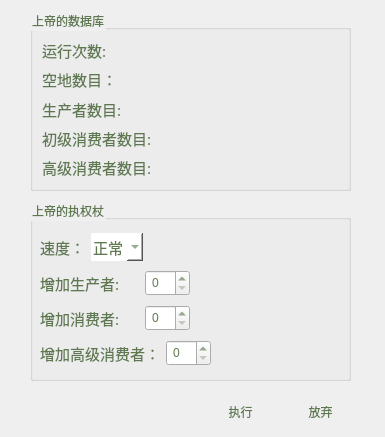
<?xml version="1.0" encoding="UTF-8"?>
<ui version="4.0">
 <class>SettingDialog</class>
 <widget class="QDialog" name="SettingDialog">
  <property name="geometry">
   <rect>
    <x>0</x>
    <y>0</y>
    <width>385</width>
    <height>437</height>
   </rect>
  </property>
  <property name="windowTitle">
   <string>Dialog</string>
  </property>
  <widget class="QGroupBox" name="groupBox">
   <property name="geometry">
    <rect>
     <x>30</x>
     <y>10</y>
     <width>321</width>
     <height>181</height>
    </rect>
   </property>
   <property name="styleSheet">
    <string notr="true">font: 12pt &quot;黑体&quot;;
color: rgb(94, 121, 80);</string>
   </property>
   <property name="title">
    <string>上帝的数据库</string>
   </property>
   <layout class="QVBoxLayout" name="verticalLayout">
    <item>
     <layout class="QHBoxLayout" name="horizontalLayout_8">
      <item>
       <widget class="QLabel" name="runLable">
        <property name="font">
         <font>
          <family>黑体</family>
          <pointsize>11</pointsize>
          <weight>50</weight>
          <italic>false</italic>
          <bold>false</bold>
         </font>
        </property>
        <property name="toolTip">
         <string>&lt;html&gt;&lt;head/&gt;&lt;body&gt;&lt;p&gt;run times&lt;/p&gt;&lt;/body&gt;&lt;/html&gt;</string>
        </property>
        <property name="styleSheet">
         <string notr="true">font: 11pt &quot;黑体&quot;;</string>
        </property>
        <property name="text">
         <string>运行次数:</string>
        </property>
       </widget>
      </item>
      <item>
       <widget class="QLabel" name="runShow">
        <property name="styleSheet">
         <string notr="true">font: 11pt &quot;黑体&quot;;</string>
        </property>
        <property name="text">
         <string/>
        </property>
       </widget>
      </item>
      <item>
       <spacer name="horizontalSpacer_5">
        <property name="orientation">
         <enum>Qt::Horizontal</enum>
        </property>
        <property name="sizeHint" stdset="0">
         <size>
          <width>40</width>
          <height>20</height>
         </size>
        </property>
       </spacer>
      </item>
     </layout>
    </item>
    <item>
     <layout class="QHBoxLayout" name="horizontalLayout">
      <item>
       <widget class="QLabel" name="nothingLabel">
        <property name="font">
         <font>
          <family>黑体</family>
          <pointsize>11</pointsize>
          <weight>50</weight>
          <italic>false</italic>
          <bold>false</bold>
         </font>
        </property>
        <property name="toolTip">
         <string>&lt;html&gt;&lt;head/&gt;&lt;body&gt;&lt;p&gt;empty number&lt;/p&gt;&lt;/body&gt;&lt;/html&gt;</string>
        </property>
        <property name="styleSheet">
         <string notr="true">font: 11pt &quot;黑体&quot;;</string>
        </property>
        <property name="text">
         <string>空地数目：</string>
        </property>
       </widget>
      </item>
      <item>
       <widget class="QLabel" name="nothingShow">
        <property name="styleSheet">
         <string notr="true">font: 11pt &quot;黑体&quot;;</string>
        </property>
        <property name="text">
         <string/>
        </property>
       </widget>
      </item>
      <item>
       <spacer name="horizontalSpacer_6">
        <property name="orientation">
         <enum>Qt::Horizontal</enum>
        </property>
        <property name="sizeHint" stdset="0">
         <size>
          <width>40</width>
          <height>20</height>
         </size>
        </property>
       </spacer>
      </item>
     </layout>
    </item>
    <item>
     <layout class="QHBoxLayout" name="horizontalLayout_2">
      <item>
       <widget class="QLabel" name="producterLabel">
        <property name="font">
         <font>
          <family>黑体</family>
          <pointsize>11</pointsize>
          <weight>50</weight>
          <italic>false</italic>
          <bold>false</bold>
         </font>
        </property>
        <property name="toolTip">
         <string>&lt;html&gt;&lt;head/&gt;&lt;body&gt;&lt;p&gt;producer number&lt;/p&gt;&lt;/body&gt;&lt;/html&gt;</string>
        </property>
        <property name="styleSheet">
         <string notr="true">font: 11pt &quot;黑体&quot;;</string>
        </property>
        <property name="text">
         <string>生产者数目:</string>
        </property>
       </widget>
      </item>
      <item>
       <widget class="QLabel" name="producerShow">
        <property name="styleSheet">
         <string notr="true">font: 11pt &quot;黑体&quot;;</string>
        </property>
        <property name="text">
         <string/>
        </property>
       </widget>
      </item>
      <item>
       <spacer name="horizontalSpacer_7">
        <property name="orientation">
         <enum>Qt::Horizontal</enum>
        </property>
        <property name="sizeHint" stdset="0">
         <size>
          <width>40</width>
          <height>20</height>
         </size>
        </property>
       </spacer>
      </item>
     </layout>
    </item>
    <item>
     <layout class="QHBoxLayout" name="horizontalLayout_3">
      <item>
       <widget class="QLabel" name="consumerLabel">
        <property name="font">
         <font>
          <family>黑体</family>
          <pointsize>11</pointsize>
          <weight>50</weight>
          <italic>false</italic>
          <bold>false</bold>
         </font>
        </property>
        <property name="toolTip">
         <string>&lt;html&gt;&lt;head/&gt;&lt;body&gt;&lt;p&gt;primary consumer number&lt;/p&gt;&lt;/body&gt;&lt;/html&gt;</string>
        </property>
        <property name="styleSheet">
         <string notr="true">font: 11pt &quot;黑体&quot;;</string>
        </property>
        <property name="text">
         <string>初级消费者数目:</string>
        </property>
       </widget>
      </item>
      <item>
       <widget class="QLabel" name="consumerShow">
        <property name="styleSheet">
         <string notr="true">font: 11pt &quot;黑体&quot;;</string>
        </property>
        <property name="text">
         <string/>
        </property>
       </widget>
      </item>
      <item>
       <spacer name="horizontalSpacer_8">
        <property name="orientation">
         <enum>Qt::Horizontal</enum>
        </property>
        <property name="sizeHint" stdset="0">
         <size>
          <width>40</width>
          <height>20</height>
         </size>
        </property>
       </spacer>
      </item>
     </layout>
    </item>
    <item>
     <layout class="QHBoxLayout" name="horizontalLayout_4">
      <item>
       <widget class="QLabel" name="highLabel">
        <property name="font">
         <font>
          <family>黑体</family>
          <pointsize>11</pointsize>
          <weight>50</weight>
          <italic>false</italic>
          <bold>false</bold>
         </font>
        </property>
        <property name="toolTip">
         <string>&lt;html&gt;&lt;head/&gt;&lt;body&gt;&lt;p&gt;high consumer number&lt;/p&gt;&lt;/body&gt;&lt;/html&gt;</string>
        </property>
        <property name="styleSheet">
         <string notr="true">font: 11pt &quot;黑体&quot;;</string>
        </property>
        <property name="text">
         <string>高级消费者数目:</string>
        </property>
       </widget>
      </item>
      <item>
       <widget class="QLabel" name="highShow">
        <property name="styleSheet">
         <string notr="true">font: 11pt &quot;黑体&quot;;</string>
        </property>
        <property name="text">
         <string/>
        </property>
       </widget>
      </item>
      <item>
       <spacer name="horizontalSpacer_9">
        <property name="orientation">
         <enum>Qt::Horizontal</enum>
        </property>
        <property name="sizeHint" stdset="0">
         <size>
          <width>40</width>
          <height>20</height>
         </size>
        </property>
       </spacer>
      </item>
     </layout>
    </item>
   </layout>
  </widget>
  <widget class="QGroupBox" name="groupBox_2">
   <property name="geometry">
    <rect>
     <x>30</x>
     <y>200</y>
     <width>321</width>
     <height>181</height>
    </rect>
   </property>
   <property name="styleSheet">
    <string notr="true">font: 12pt &quot;黑体&quot;;
color: rgb(94, 121, 80);</string>
   </property>
   <property name="title">
    <string>上帝的执权杖</string>
   </property>
   <widget class="QWidget" name="layoutWidget">
    <property name="geometry">
     <rect>
      <x>10</x>
      <y>30</y>
      <width>301</width>
      <height>141</height>
     </rect>
    </property>
    <layout class="QGridLayout" name="gridLayout">
     <item row="0" column="0">
      <layout class="QHBoxLayout" name="horizontalLayout_9">
       <item>
        <widget class="QLabel" name="speedLabel">
         <property name="font">
          <font>
           <family>黑体</family>
           <pointsize>11</pointsize>
           <weight>50</weight>
           <italic>false</italic>
           <bold>false</bold>
          </font>
         </property>
         <property name="toolTip">
          <string>&lt;html&gt;&lt;head/&gt;&lt;body&gt;&lt;p&gt;Changing speed&lt;/p&gt;&lt;/body&gt;&lt;/html&gt;</string>
         </property>
         <property name="styleSheet">
          <string notr="true">font: 11pt &quot;黑体&quot;;</string>
         </property>
         <property name="text">
          <string>速度：</string>
         </property>
        </widget>
       </item>
       <item>
        <widget class="QComboBox" name="speedComboBox">
         <property name="font">
          <font>
           <family>黑体</family>
           <pointsize>11</pointsize>
           <weight>50</weight>
           <italic>false</italic>
           <bold>false</bold>
          </font>
         </property>
         <property name="styleSheet">
          <string notr="true">font: 11pt &quot;黑体&quot;;
color: rgb(94, 121, 80);
background-color: rgb(255, 255, 255);
selection-background-color: rgb(185, 236, 144);
border:0px;
padding:2px;
</string>
         </property>
         <item>
          <property name="text">
           <string>正常</string>
          </property>
         </item>
         <item>
          <property name="text">
           <string>慢速</string>
          </property>
         </item>
         <item>
          <property name="text">
           <string>快速</string>
          </property>
         </item>
        </widget>
       </item>
       <item>
        <spacer name="horizontalSpacer_2">
         <property name="orientation">
          <enum>Qt::Horizontal</enum>
         </property>
         <property name="sizeHint" stdset="0">
          <size>
           <width>40</width>
           <height>20</height>
          </size>
         </property>
        </spacer>
       </item>
      </layout>
     </item>
     <item row="1" column="0">
      <layout class="QHBoxLayout" name="horizontalLayout_5">
       <item>
        <widget class="QLabel" name="highLabel_2">
         <property name="font">
          <font>
           <family>黑体</family>
           <pointsize>11</pointsize>
           <weight>50</weight>
           <italic>false</italic>
           <bold>false</bold>
          </font>
         </property>
         <property name="toolTip">
          <string>&lt;html&gt;&lt;head/&gt;&lt;body&gt;&lt;p&gt;Adding producer&lt;/p&gt;&lt;/body&gt;&lt;/html&gt;</string>
         </property>
         <property name="styleSheet">
          <string notr="true">font: 11pt &quot;黑体&quot;;</string>
         </property>
         <property name="text">
          <string>增加生产者:     </string>
         </property>
        </widget>
       </item>
       <item>
        <widget class="QSpinBox" name="ProducerBox">
         <property name="styleSheet">
          <string notr="true">selection-background-color: rgb(185, 236, 144);
padding:2px;</string>
         </property>
        </widget>
       </item>
       <item>
        <spacer name="horizontalSpacer">
         <property name="orientation">
          <enum>Qt::Horizontal</enum>
         </property>
         <property name="sizeHint" stdset="0">
          <size>
           <width>40</width>
           <height>20</height>
          </size>
         </property>
        </spacer>
       </item>
      </layout>
     </item>
     <item row="2" column="0">
      <layout class="QHBoxLayout" name="horizontalLayout_6">
       <item>
        <widget class="QLabel" name="highLabel_3">
         <property name="font">
          <font>
           <family>黑体</family>
           <pointsize>11</pointsize>
           <weight>50</weight>
           <italic>false</italic>
           <bold>false</bold>
          </font>
         </property>
         <property name="toolTip">
          <string>&lt;html&gt;&lt;head/&gt;&lt;body&gt;&lt;p&gt;Adding primary consumer&lt;/p&gt;&lt;/body&gt;&lt;/html&gt;</string>
         </property>
         <property name="styleSheet">
          <string notr="true">font: 11pt &quot;黑体&quot;;
</string>
         </property>
         <property name="text">
          <string>增加消费者:     </string>
         </property>
        </widget>
       </item>
       <item>
        <widget class="QSpinBox" name="ConsumerBox">
         <property name="styleSheet">
          <string notr="true">selection-background-color: rgb(185, 236, 144);
padding:2px;</string>
         </property>
        </widget>
       </item>
       <item>
        <spacer name="horizontalSpacer_4">
         <property name="orientation">
          <enum>Qt::Horizontal</enum>
         </property>
         <property name="sizeHint" stdset="0">
          <size>
           <width>40</width>
           <height>20</height>
          </size>
         </property>
        </spacer>
       </item>
      </layout>
     </item>
     <item row="3" column="0">
      <layout class="QHBoxLayout" name="horizontalLayout_7">
       <item>
        <widget class="QLabel" name="highLabel_4">
         <property name="font">
          <font>
           <family>黑体</family>
           <pointsize>11</pointsize>
           <weight>50</weight>
           <italic>false</italic>
           <bold>false</bold>
          </font>
         </property>
         <property name="toolTip">
          <string>&lt;html&gt;&lt;head/&gt;&lt;body&gt;&lt;p&gt;Adding high consumer&lt;/p&gt;&lt;/body&gt;&lt;/html&gt;</string>
         </property>
         <property name="styleSheet">
          <string notr="true">font: 11pt &quot;黑体&quot;;</string>
         </property>
         <property name="text">
          <string>增加高级消费者：</string>
         </property>
        </widget>
       </item>
       <item>
        <widget class="QSpinBox" name="HighConsumerBox">
         <property name="styleSheet">
          <string notr="true">selection-background-color: rgb(185, 236, 144);
padding:2px;</string>
         </property>
        </widget>
       </item>
       <item>
        <spacer name="horizontalSpacer_3">
         <property name="orientation">
          <enum>Qt::Horizontal</enum>
         </property>
         <property name="sizeHint" stdset="0">
          <size>
           <width>40</width>
           <height>20</height>
          </size>
         </property>
        </spacer>
       </item>
      </layout>
     </item>
    </layout>
   </widget>
  </widget>
  <widget class="QPushButton" name="okButton">
   <property name="geometry">
    <rect>
     <x>210</x>
     <y>400</y>
     <width>61</width>
     <height>23</height>
    </rect>
   </property>
   <property name="toolTip">
    <string>&lt;html&gt;&lt;head/&gt;&lt;body&gt;&lt;p&gt;Apply&lt;/p&gt;&lt;/body&gt;&lt;/html&gt;</string>
   </property>
   <property name="styleSheet">
    <string notr="true">font: 12pt &quot;黑体&quot;;

color: rgb(94, 121, 80);
border:0px;</string>
   </property>
   <property name="text">
    <string>执行</string>
   </property>
  </widget>
  <widget class="QPushButton" name="noButton">
   <property name="geometry">
    <rect>
     <x>290</x>
     <y>400</y>
     <width>61</width>
     <height>23</height>
    </rect>
   </property>
   <property name="toolTip">
    <string>&lt;html&gt;&lt;head/&gt;&lt;body&gt;&lt;p&gt;Cancel&lt;/p&gt;&lt;/body&gt;&lt;/html&gt;</string>
   </property>
   <property name="styleSheet">
    <string notr="true">font: 12pt &quot;黑体&quot;;
color: rgb(94, 121, 80);
border:0px;</string>
   </property>
   <property name="text">
    <string>放弃</string>
   </property>
  </widget>
 </widget>
 <resources/>
 <connections>
  <connection>
   <sender>okButton</sender>
   <signal>clicked(bool)</signal>
   <receiver>SettingDialog</receiver>
   <slot>accept()</slot>
   <hints>
    <hint type="sourcelabel">
     <x>401</x>
     <y>394</y>
    </hint>
    <hint type="destinationlabel">
     <x>408</x>
     <y>303</y>
    </hint>
   </hints>
  </connection>
  <connection>
   <sender>noButton</sender>
   <signal>clicked(bool)</signal>
   <receiver>SettingDialog</receiver>
   <slot>reject()</slot>
   <hints>
    <hint type="sourcelabel">
     <x>423</x>
     <y>435</y>
    </hint>
    <hint type="destinationlabel">
     <x>433</x>
     <y>470</y>
    </hint>
   </hints>
  </connection>
 </connections>
</ui>
